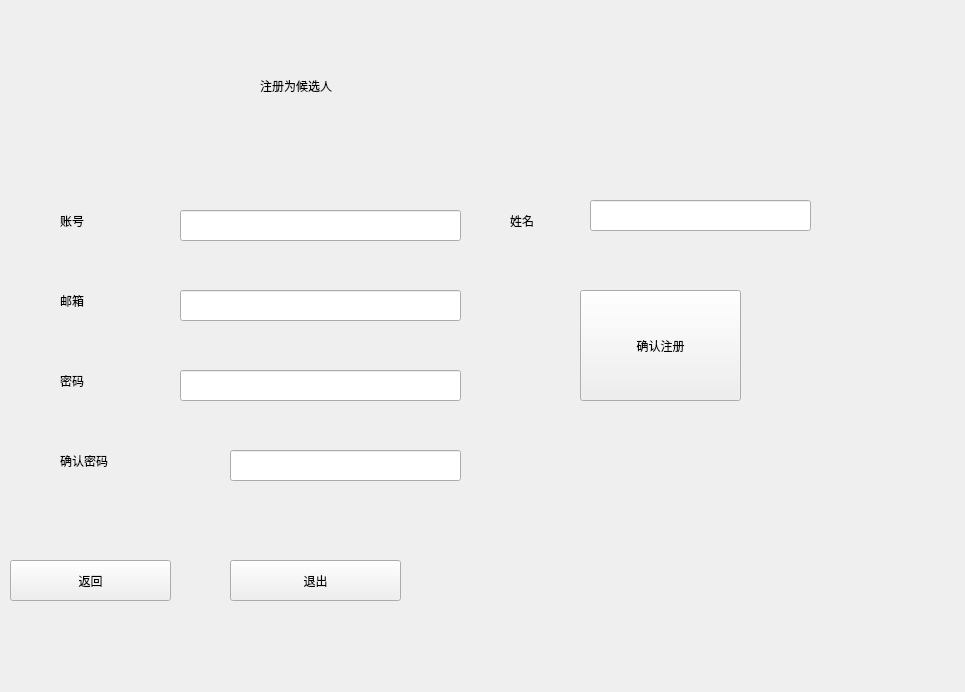
<?xml version="1.0" encoding="UTF-8"?>
<ui version="4.0">
 <class>Create_Peo</class>
 <widget class="QWidget" name="Create_Peo">
  <property name="geometry">
   <rect>
    <x>0</x>
    <y>0</y>
    <width>965</width>
    <height>692</height>
   </rect>
  </property>
  <property name="windowTitle">
   <string>Form</string>
  </property>
  <widget class="QLabel" name="label">
   <property name="geometry">
    <rect>
     <x>60</x>
     <y>200</y>
     <width>101</width>
     <height>41</height>
    </rect>
   </property>
   <property name="styleSheet">
    <string notr="true">
font: 14pt &quot;Agency FB&quot;;</string>
   </property>
   <property name="text">
    <string>账号</string>
   </property>
  </widget>
  <widget class="QLabel" name="label_2">
   <property name="geometry">
    <rect>
     <x>510</x>
     <y>190</y>
     <width>81</width>
     <height>61</height>
    </rect>
   </property>
   <property name="styleSheet">
    <string notr="true">
font: 14pt &quot;Agency FB&quot;;</string>
   </property>
   <property name="text">
    <string>姓名</string>
   </property>
  </widget>
  <widget class="QLabel" name="label_3">
   <property name="geometry">
    <rect>
     <x>60</x>
     <y>270</y>
     <width>91</width>
     <height>61</height>
    </rect>
   </property>
   <property name="styleSheet">
    <string notr="true">
font: 14pt &quot;Agency FB&quot;;</string>
   </property>
   <property name="text">
    <string>邮箱</string>
   </property>
  </widget>
  <widget class="QLabel" name="label_4">
   <property name="geometry">
    <rect>
     <x>60</x>
     <y>350</y>
     <width>91</width>
     <height>61</height>
    </rect>
   </property>
   <property name="styleSheet">
    <string notr="true">
font: 14pt &quot;Agency FB&quot;;</string>
   </property>
   <property name="text">
    <string>密码</string>
   </property>
  </widget>
  <widget class="QLineEdit" name="id">
   <property name="geometry">
    <rect>
     <x>180</x>
     <y>210</y>
     <width>281</width>
     <height>31</height>
    </rect>
   </property>
  </widget>
  <widget class="QLabel" name="label_5">
   <property name="geometry">
    <rect>
     <x>260</x>
     <y>40</y>
     <width>441</width>
     <height>91</height>
    </rect>
   </property>
   <property name="styleSheet">
    <string notr="true">
font: 24pt &quot;华文楷体&quot;;</string>
   </property>
   <property name="text">
    <string>注册为候选人</string>
   </property>
  </widget>
  <widget class="QLineEdit" name="name">
   <property name="geometry">
    <rect>
     <x>590</x>
     <y>200</y>
     <width>221</width>
     <height>31</height>
    </rect>
   </property>
  </widget>
  <widget class="QLineEdit" name="email">
   <property name="geometry">
    <rect>
     <x>180</x>
     <y>290</y>
     <width>281</width>
     <height>31</height>
    </rect>
   </property>
  </widget>
  <widget class="QLineEdit" name="password">
   <property name="geometry">
    <rect>
     <x>180</x>
     <y>370</y>
     <width>281</width>
     <height>31</height>
    </rect>
   </property>
  </widget>
  <widget class="QPushButton" name="btn_creat">
   <property name="geometry">
    <rect>
     <x>580</x>
     <y>290</y>
     <width>161</width>
     <height>111</height>
    </rect>
   </property>
   <property name="styleSheet">
    <string notr="true">font: 14pt &quot;Agency FB&quot;;</string>
   </property>
   <property name="text">
    <string>确认注册</string>
   </property>
  </widget>
  <widget class="QPushButton" name="btn_back">
   <property name="geometry">
    <rect>
     <x>10</x>
     <y>560</y>
     <width>161</width>
     <height>41</height>
    </rect>
   </property>
   <property name="styleSheet">
    <string notr="true">font: 14pt &quot;Agency FB&quot;;</string>
   </property>
   <property name="text">
    <string>返回</string>
   </property>
  </widget>
  <widget class="QPushButton" name="btn_quit">
   <property name="geometry">
    <rect>
     <x>230</x>
     <y>560</y>
     <width>171</width>
     <height>41</height>
    </rect>
   </property>
   <property name="styleSheet">
    <string notr="true">font: 14pt &quot;Agency FB&quot;;</string>
   </property>
   <property name="text">
    <string>退出</string>
   </property>
  </widget>
  <widget class="QLabel" name="label_6">
   <property name="geometry">
    <rect>
     <x>60</x>
     <y>430</y>
     <width>221</width>
     <height>61</height>
    </rect>
   </property>
   <property name="styleSheet">
    <string notr="true">
font: 14pt &quot;Agency FB&quot;;</string>
   </property>
   <property name="text">
    <string>确认密码</string>
   </property>
  </widget>
  <widget class="QLineEdit" name="confirmpassword">
   <property name="geometry">
    <rect>
     <x>230</x>
     <y>450</y>
     <width>231</width>
     <height>31</height>
    </rect>
   </property>
  </widget>
 </widget>
 <resources/>
 <connections/>
</ui>
